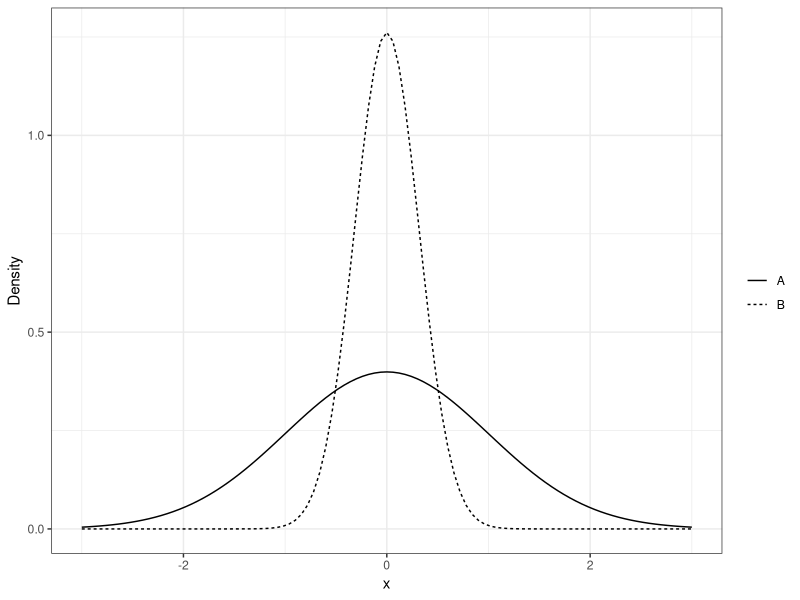

Reproduce this figure in R. (Note: this script raises an error after producing the figure.)
## ---- chunk 1
library(tidyverse)
knitr::opts_chunk$set(echo = FALSE, fig.width = 3, fig.height = 2, 
					  fig.align = "center", warning = FALSE)
## ---- chunk 2
ggplot(tibble(x = -3:3), aes(x)) +
	stat_function(fun = dnorm, aes(linetype = "A")) +
	stat_function(fun = dnorm, args = list(sd = 1 / sqrt(10)), aes(linetype = "B")) +
	labs(y = "Density") +
	theme_bw() +
	scale_linetype_discrete("")
## ---- chunk 3
library(tidyverse)
dir("supplementary", full.names = TRUE) %>% 
	walk(source)
cowplot::plot_grid(
  tibble(x = expense$qdist(c(0, 0.99))) %>%
    ggplot(aes(x)) +
    stat_function(fun = expense$ddist) +
    theme_bw() +
    # ylab("Density") +
    scale_x_continuous("Monthly Expense", labels = scales::dollar_format()) +
  	scale_y_continuous("Density"),
  tibble(x = c(-0.5, 1.5)) %>% 
    ggplot(aes(x)) +
    stat_function(fun = octane$ddist) +
    theme_bw() +
    labs(x = "Octane Purity",
         y = "Density"),
  ggplot(los$pmf, aes(ndays, p)) + 
  	geom_col() +
  	ylab("Probability") +
  	xlab("Length of Stay") +
  	theme_bw(),
  nrow = 1
)
## ---- chunk 4
# N = number of iterations, n = sample size, rdist = function that
# generates a sample.
set.seed(1)
get_means <- function(N, n, rdist) {
	map_dbl(1:N, function(x) mean(rdist(n)))
}
tribble(
	~ example, ~ rdist,
	"Expense", expense$rdist,
	"Octane", octane$rdist,
	"Length of Stay", los$rdist
) %>% 
	transmute(example = as_factor(example),
			  means = map(rdist, ~ get_means(1000, n = 10, rdist = .x))) %>% 
	unnest(means) %>% 
	ggplot(aes(means)) +
	facet_wrap(~ example, scales = "free") +
	geom_histogram(aes(y = ..density..), bins = 25) +
	labs(x = "Empirical Mean",
		 y = "Density") +
	theme_bw()
